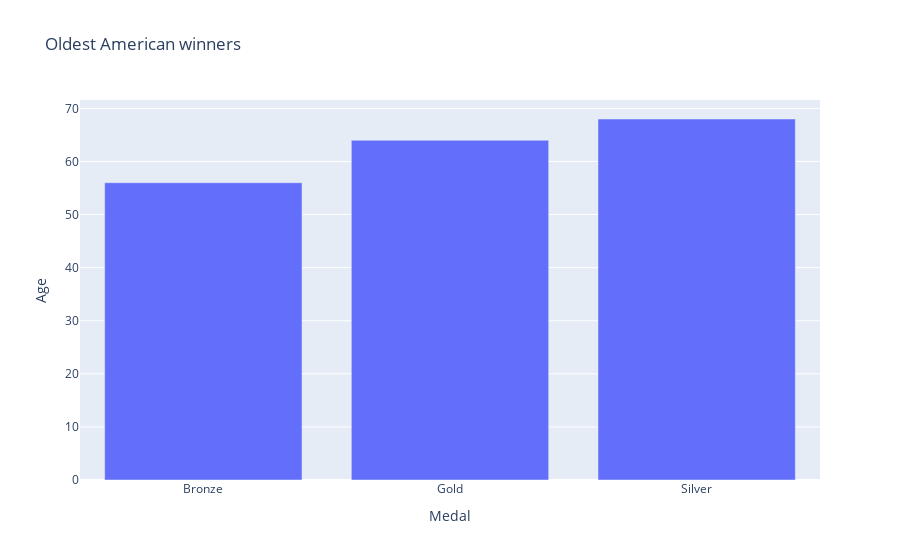

Notebook code cell kept with this figure:
### Code cell
df_medel_age_max = df_age[["Age", "Medal"]].groupby("Medal").max().reset_index().sort_index().sort_values(by="Medal")


df_medel_age_max

fig = px.bar(df_medel_age_max, x= "Medal", y="Age", title=("Oldest American winners")) 

fig.show()

### Figure 1 — Plotly figure (JSON) as saved in the notebook; plotly's stock layout.template omitted (floating-point values rounded to 4 significant figures)
{"data": [{"alignmentgroup": "True", "hovertemplate": "Medal=%{x}<br>Age=%{y}<extra></extra>", "legendgroup": "", "marker": {"color": "#636efa", "pattern": {"shape": ""}}, "name": "", "offsetgroup": "", "orientation": "v", "showlegend": false, "textposition": "auto", "type": "bar", "x": ["Bronze", "Gold", "Silver"], "xaxis": "x", "y": [56, 64, 68], "yaxis": "y"}], "layout": {"barmode": "relative", "legend": {"tracegroupgap": 0}, "title": {"text": "Oldest American winners"}, "xaxis": {"anchor": "y", "domain": [0, 1], "title": {"text": "Medal"}}, "yaxis": {"anchor": "x", "domain": [0, 1], "title": {"text": "Age"}}}}
